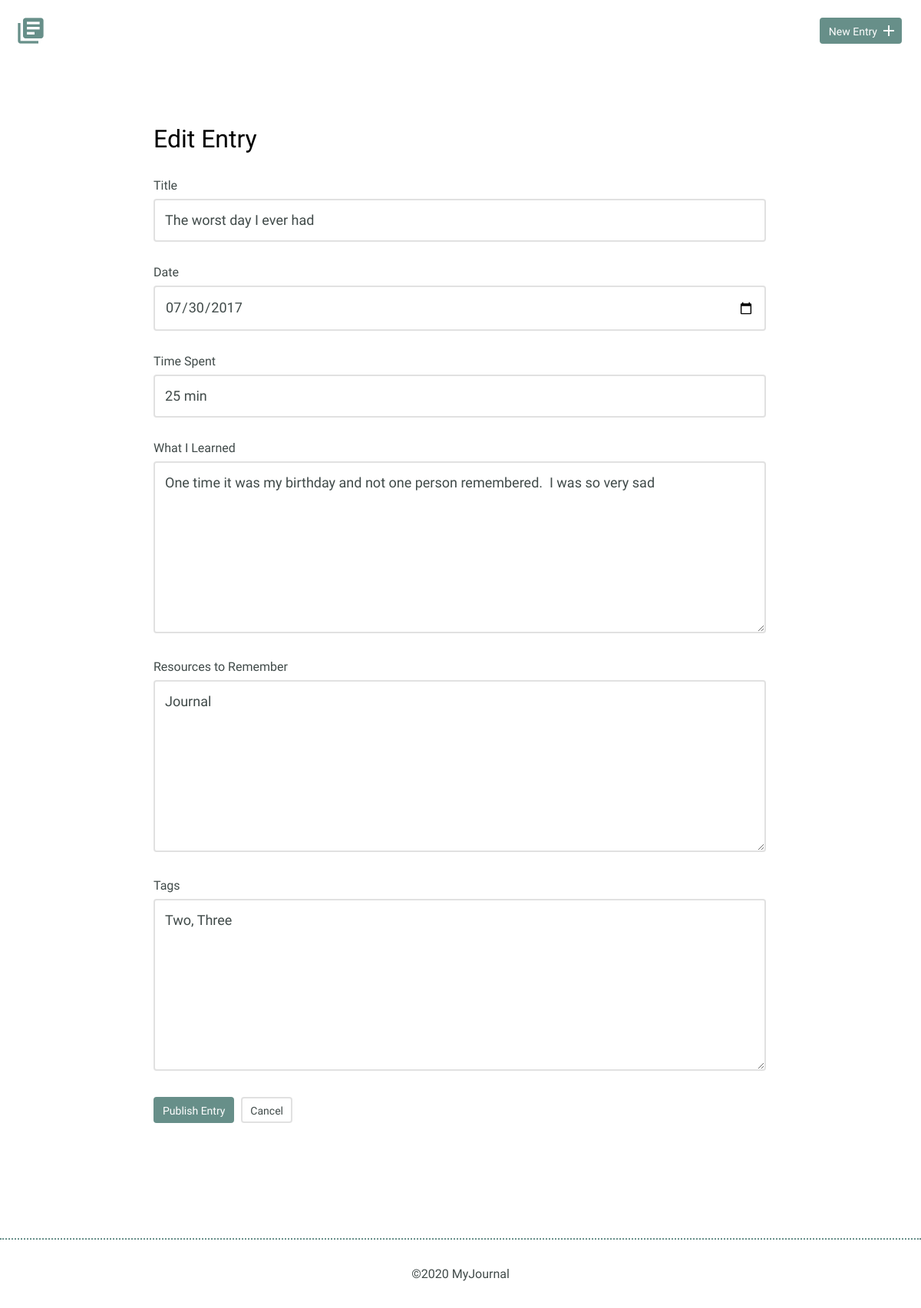
Page /edit.php?id=2 on the committed database.
### tables this page shows
CREATE TABLE "entries" (
	"id"	INTEGER,
	"title"	TEXT,
	"date"	TEXT,
	"time_spent"	TEXT,
	"learned"	BLOB,
	"resources"	BLOB,
	"tags"	TEXT,
	PRIMARY KEY("id")
);

### inc/functions.php (called while the page is built, shortened)
<?php
  function get_individual_entry($id) {
    include 'connection.php';
    try {
      $results = $db->prepare("SELECT id, title, date, time_spent, learned, resources, tags FROM entries WHERE id = ?");
      $results -> bindValue(1, $id, PDO::PARAM_INT);
      $results -> execute();
    } catch (Exception $e) {
      echo "Error!: " . $e->getMessage() . "<br />";
      return false;
    }
    return $results->fetch();
  }

### edit.php (the view, shortened to what this page needs)
<?php
  require('inc/header.php');
  require('inc/functions.php');
  $id = filter_input(INPUT_GET, 'id', FILTER_SANITIZE_NUMBER_INT);
  $check_array = check_if_id_exist($id);
  if ($check_array[0] == 0) {
    $error_message = 'Error! There is no entry with the given id.';
  } else {
    $entry = get_individual_entry($id);
  }
?>
  <section>
      <div class="container">
          <div class="edit-entry">
              <h2>Edit Entry</h2>
              <form method="post" action="edit.php">
                  <label for="title"> Title</label>
                  <input id="title" type="text" name="title" value="<?= $entry['title']; ?>"><br>
                  <label for="date">Date</label>
                  <input id="date" type="date" name="date" value="<?= $entry['date']; ?>"><br>
                  <label for="time-spent"> Time Spent</label>
                  <input id="time-spent" type="text" name="timeSpent" value="<?= $entry['time_spent']; ?>"><br>
                  <label for="what-i-learned">What I Learned</label>
                  <textarea id="what-i-learned" rows="5" name="whatILearned"><?= $entry['learned'] ?></textarea>
                  <label for="resources-to-remember">Resources to Remember</label>
                  <textarea id="resources-to-remember" rows="5" name="ResourcesToRemember"><?= $entry['resources'] ?></textarea>
                  <label for="tags">Tags</label>
                  <textarea id="tags" rows="5" name="tags"><?= $entry['tags'] ?></textarea>
                  <input type="submit" value="Publish Entry" class="button">
                  <a href="#" class="button button-secondary">Cancel</a>
              </form>
          </div>
      </div>
  </section>
<?php
  require('inc/footer.php');
?>

### css/site.css (style rules this page uses)
body { font-size: 16px; color: #404a49; font-family: 'Cousine', serif; font-weight: 400; }
.container { margin: 0 auto; padding: 0 25px; }
.button { padding: 8px 10px 6px 10px; background: #678f89; border: 2px solid #678f89; border-radius: 4px; text-decoration: none; color: #FFF; position: relative; text-align: center; font-size: 14px; }
.button.button-secondary { background: #FFF; border: 2px solid #e1e1e1; color: #404a49; }
h1, h2, h3 { margin: 0; font-weight: 400; line-height: 1em; color: #000; }
h2 { font-size: 32px; }
.entry-list, .edit-entry, .new-entry { max-width: 800px; margin: 0 auto; padding: 70px 0 150px 0; }
.edit-entry h2, .new-entry h2 { margin-bottom: 35px; }
form label { display: block; margin-bottom: 8px; }
form input[type=text], form input[type=password], form input[type=date], form textarea { border: 2px solid #e1e1e1; font-size: 18px; line-height: 1.8em; padding:10px 13px; margin-bottom: 30px; border-radius: 4px; width: calc(100% - 32px); }
.edit-entry form textarea, .new-entry form textarea { min-height: 200px; }
input[type=submit] { margin-right: 5px; }

### rows in the picture
entries: title "The worst day I ever had", date "07/30/2017", timeSpent "25 min", whatILearned "One time it was my birthday and not one person remembered. I was so very sad", ResourcesToRemember "Journal", tags "Two, Three"
